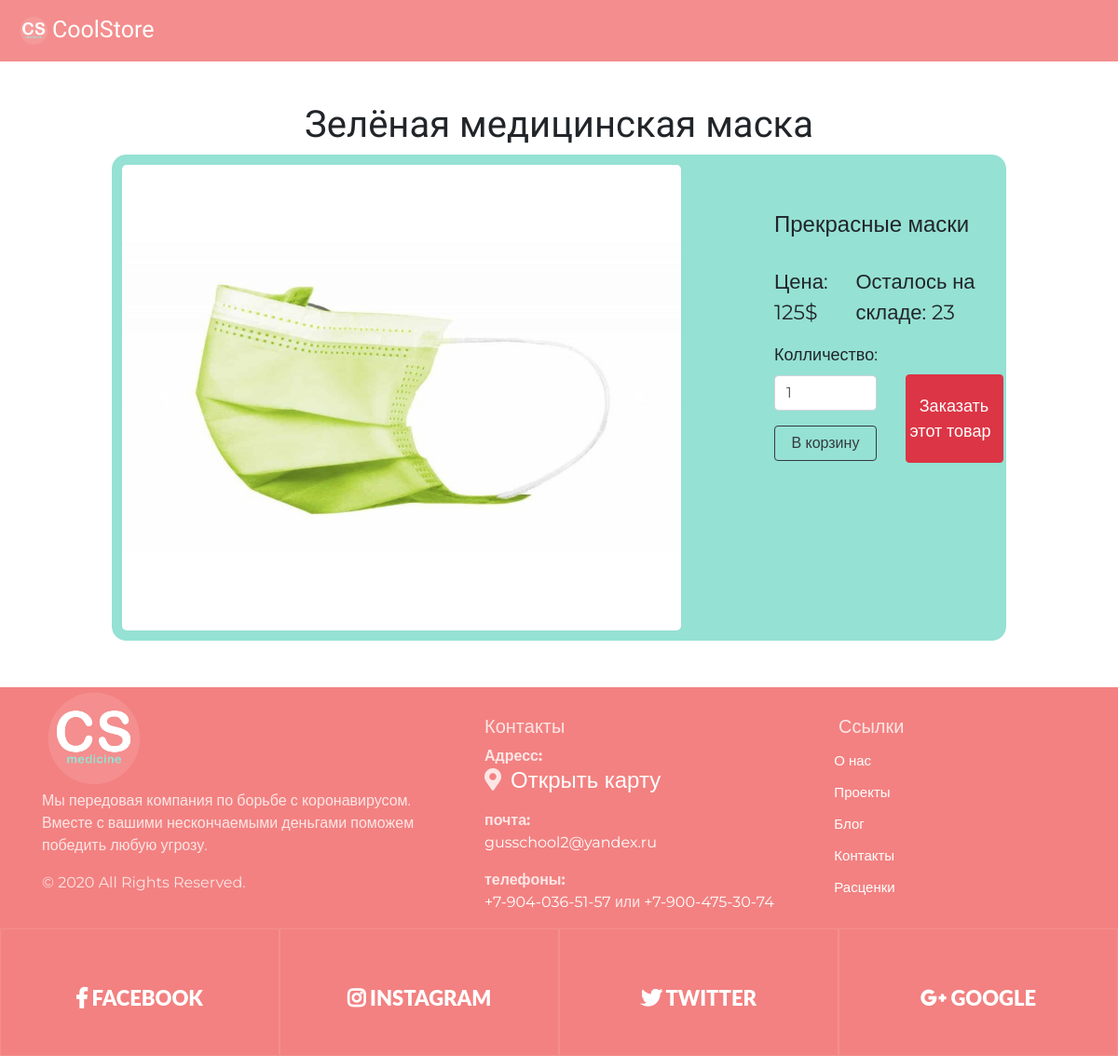
/product/5, run on the app's committed database.
### data/products.py (models this page shows, shortened)
class Products(SqlAlchemyBase, UserMixin, SerializerMixin):
    __tablename__ = 'products'
    id = sqlalchemy.Column(sqlalchemy.Integer, primary_key=True, autoincrement=True)
    title = sqlalchemy.Column(sqlalchemy.String, nullable=True)
    about = sqlalchemy.Column(sqlalchemy.String, nullable=True)
    price = sqlalchemy.Column(sqlalchemy.Integer, nullable=True)
    existence = sqlalchemy.Column(sqlalchemy.Boolean, default=True)
    still_have = sqlalchemy.Column(sqlalchemy.Integer, nullable=True)

### main.py (the view, shortened to what this page needs)
@app.route('/product/<int:product_id>', methods=['GET', 'POST'])
def product(product_id):
    form = Buy()
    if current_user.is_authenticated:
        filename = get_profile_img()
    else:
        filename = 'profilem'
    sessions = db_session.create_session()
    prod = sessions.query(products.Products).get(product_id)
    return render_template('product.html', prod=prod, filename=filename,
                           basket_count=session.get('basket_count', 0), title=prod.title,
                           form=form)

### main.py
class Buy(FlaskForm):
    count = IntegerField('Колличество:', validators=[DataRequired(), NumberRange(1)],
                         default=1)
    submit = SubmitField('В корзину')

### data/db_session.py (called while the page is built)
def create_session() -> Session:
    global __factory
    return __factory()

### templates/product.html (shortened to what this page needs)
{% extends 'base.html' %}
{% block content %}
<div class="product">
    <div id="demo" class="carousel slide" data-ride="carousel">
        <ul class="carousel-indicators">
            <li data-target="#demo" data-slide-to="0" class="active"></li>
            <li data-target="#demo" data-slide-to="1"></li>
            <li data-target="#demo" data-slide-to="2"></li>
        </ul>
        <div class="carousel-inner">
            <div class="carousel-item active">
                <img src="/static/img/product_icons/{{ prod.id }}_1.jpg" width="600px"
                     height="500px">
            </div>
        </div>
        <a class="carousel-control-prev" href="#demo" data-slide="prev">
            <span class="carousel-control-prev-icon"></span>
        </a>
        <a class="carousel-control-next" href="#demo" data-slide="next">
            <span class="carousel-control-next-icon"></span>
        </a>
    </div>
    <div style="margin: 50px; padding-left: 50px">
        <h4 style="margin-bottom: 30px;">{{ prod.about }}</h4>
        <div style="display: flex;">
            <div style="font-size: 22px; margin-right: 15px;">Цена: {{ prod.price }}$</div>
            <div style="font-size: 22px;">Осталось на складе: {{ prod.still_have }}</div>
        </div>
        <form action="" method="post">
            <div style="display: flex;">
                <div style="display: block">
                    <p>
                    <div style="font-size: 18px">{{ form.count.label }}</div>
                    {{ form.count(type="number", style='width: 110px; margin-bottom: 5px;',
                    class="form-control",
                    id="validationDefault01") }}
                    </p>
                    <p style="margin-top: 0px;">{{ form.submit(type="submit", class="btn
                        btn-outline-dark", style='width: 110px')
                        }}
                    </p>
                </div>
                <a href="/buy_now/{{ prod.id }}" class="btn btn-danger"
                   style="width: 105px; height: 95px; margin-top: 50px; margin-left: 30px;
                   color: white; font-size: 18px; padding-top: 20px; padding-left: 3px;">
                    <div style="margin-left: 8px;">Заказать</div>
                    <div>этот товар</div>
                </a>
            </div>
        </form>
    </div>
</div>
{% endblock %}

### templates/base.html (shortened to what this page needs)
<!DOCTYPE html>
<html lang="en">
<head>
    <link rel="stylesheet" href="https://use.fontawesome.com/releases/v5.7.2/css/all.css"
>
    <link rel="stylesheet" href="../../static/css/style.css">
    <link rel="stylesheet"
          href="https://stackpath.bootstrapcdn.com/bootstrap/4.4.1/css/bootstrap.min.css"
>
    <link rel="stylesheet"
          href="https://maxcdn.bootstrapcdn.com/bootstrap/4.1.0/css/bootstrap.min.css">
    <link href="//maxcdn.bootstrapcdn.com/bootstrap/4.1.1/css/bootstrap.min.css" rel="stylesheet"
          id="bootstrap-css">
</head>
<body style="font-family: 'Montserrat', sans-serif;">
<header class="header">
    <nav class="navbar navbar-expand-lg navbar-light" style="background-color: #f38181;">
        <a class="navbar-brand" href="/" style="font-size: 25px; color: white; font-family:
        'Kaushan Script', cursive; display: flex;">
            <img class="brand-logo-light" src="/static/img/new_icon.png"
                 alt="Логотип" width="30" height="30" style="margin: 5px;">
            <div>CoolStore</div>
        </a>
    </nav>
</header>
<h1 align="center" style="margin-top: 110px; font-family: 'Kaushan Script', cursive;">
    {{ title }}
</h1>
{% block content %}
{% endblock %}
<footer class="section footer-classic context-dark bg-image"
        style="background: #f38181; margin-top: 50px;">
    <div class="container">
        <div class="row row-30">
            <div class="col-md-4 col-xl-5">
                <div class="pr-xl-4"><a class="brand" href="#">
                    <img class="brand-logo-light" src="/static/img/new_icon.png" alt="Логотип"
                         width="100" height="100" style="margin: 5px;"></a>
                    <p>Мы передовая компания по борьбе с коронавирусом.
                        Вместе с вашими нескончаемыми деньгами поможем победить любую угрозу.</p>
                    <p class="rights"><span>©  </span><span class="copyright-year">2020</span><span>
                </span><span>All Rights Reserved.</span></p>
                </div>
            </div>
            <div class="col-md-4" style="padding-top: 30px">
                <h5>Контакты</h5>
                <dl class="contact-list">
                    <dt>Адресс:</dt>
                    <dd>
                        <h4 style="display: flex" class="map__title">
                            <div><i class="fas fa-map-marker-alt"></i></div>
                            <a style="padding-left: 10px"
                               href="https://clck.ru/MkGYr"
                               target="_blank">Открыть карту</a>
                        </h4>
                    </dd>
                </dl>
                <dl class="contact-list">
                    <dt>почта:</dt>
                    <dd><a href="mailto:#">gusschool2@yandex.ru</a></dd>
                </dl>
                <dl class="contact-list">
                    <dt>телефоны:</dt>
                    <dd><a href="tel:#">+7-904-036-51-57</a> <span>или</span>
                        <a href="tel:#">+7-900-475-30-74</a>
                    </dd>
                </dl>
            </div>
            <div class="col-md-4 col-xl-3" style="padding-top: 30px">
                <h5>Ссылки</h5>
                <ul class="nav-list">
                    <li><a class="footer_href" href="#">О нас</a></li>
                    <li><a class="footer_href" href="#">Проекты</a></li>
                    <li><a class="footer_href" href="#">Блог</a></li>
                    <li><a class="footer_href" href="#">Контакты</a></li>
                    <li><a class="footer_href" href="#">Расценки</a></li>
                </ul>
            </div>
        </div>
    </div>
    <div class="row no-gutters social-container">
        <div class="col"><a class="social-inner" href="https:\www.facebook.com"
                            style="padding-bottom: 50px;" target="_blank"><span
                class="icon mdi mdi-facebook"></span><span style="font-size: 22px;"><i
                class="fab fa-facebook-f"></i>  Facebook</span></a></div>
        <div class="col"><a class="social-inner" href="https:\www.instagram.com"
                            target="_blank"><span
                class="icon mdi mdi-instagram"></span><span style="font-size: 22px;"><i
                class="fab fa-instagram"></i>  instagram</span></a></div>
        <div class="col"><a class="social-inner" href="https:\twitter.com" target="_blank"><span
                class="icon mdi mdi-twitter"></span><span style="font-size: 22px;"><i
                class="fab fa-twitter"></i>  twitter</span></a></div>
        <div class="col"><a class="social-inner" href="https:\www.google.com" target="_blank"><span
                class="icon mdi mdi-youtube-play"></span><span style="font-size: 22px;"><i
                class="fab fa-google-plus-g"></i>  google</span></a></div>
    </div>
</footer>
</body>
</html>

### static/css/style.css (style rules this page uses)
.icon { width: 40px; height: 40px; margin: 0px; padding: 0px; }
img { border-radius: 5px; }
.header { width: 100%; opacity: .9; z-index: 1000; position: fixed; top: 0; left: 0; right: 0; transform: translate3d(0, 0, 0); }
.product { border: 1px solid #95e1d3; border-radius: 15px; background: #95e1d3; display: flex; margin-left: 10%; margin-right: 10%; margin-bottom: 1%; padding: 10px; }
.context-dark, .bg-gray-dark, .bg-primary { color: rgba(255, 255, 255, 0.8); }
.footer-classic a, .footer-classic a:focus, .footer-classic a:active { color: #ffffff; }
.nav-list li { padding-top: 5px; padding-bottom: 5px; }
ul, ol { list-style: none; padding: 0; margin: 0; }
.social-inner { display: flex; flex-direction: column; align-items: center; width: 100%; padding: 23px; font: 900 13px/1 "Lato", -apple-system, BlinkMacSystemFont, "Segoe UI", Roboto, "Helvetica Neue", Arial, sans-serif; text-transform: uppercase; color: rgba(255, 255, 255, 0.5); }
.social-container .col { border: 1px solid rgba(255, 255, 255, 0.1); }
.nav-list li a:before { content: "\f14f"; font: 400 21px/1 "Material Design Icons"; color: #4d6de6; display: inline-block; vertical-align: baseline; margin-left: -28px; margin-right: 7px; opacity: 0; visibility: hidden; transition: .22s ease; }
.footer_href { color: #ffffff; font-size: 15px; decoration: none; }

### data on the page
Products: title "Зелёная медицинская маска", about "Прекрасные маски", price "125", still_have "23"
